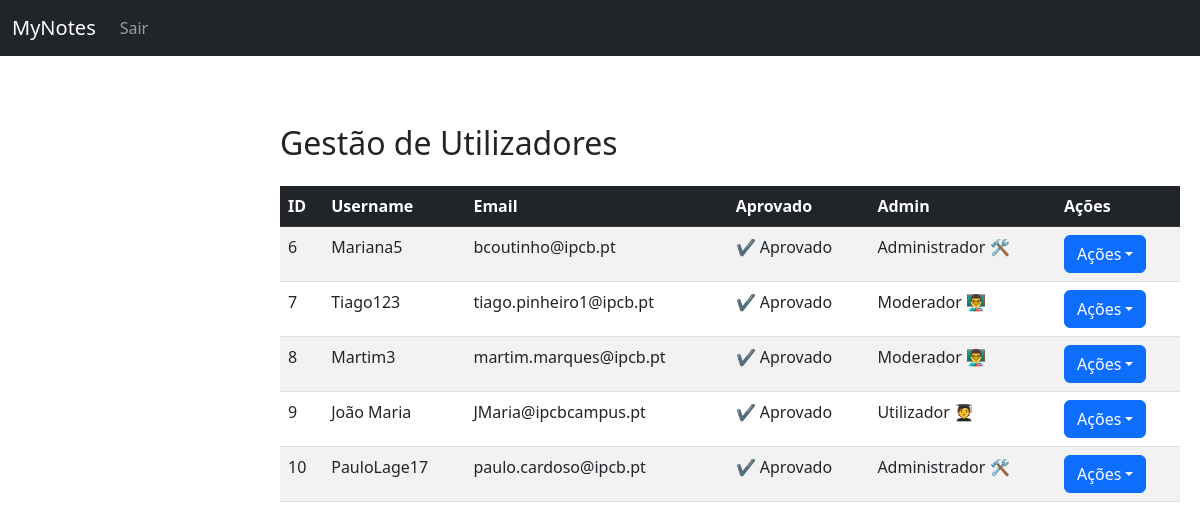
Screenshot of /MyNotes/aprovar_contas.php (signed in) with the database file from the repository.
### tables this page shows
CREATE TABLE `userdata` (
  `id` int(11) NOT NULL AUTO_INCREMENT,
  `username` varchar(20) NOT NULL,
  `email` varchar(100) NOT NULL,
  `password` varchar(255) NOT NULL,
  `aprovado` tinyint(1) NOT NULL DEFAULT 0,
  `admin` tinyint(2) NOT NULL DEFAULT 0,
  `escola` int(11) DEFAULT NULL,
  PRIMARY KEY (`id`),
  UNIQUE KEY `username` (`username`),
  UNIQUE KEY `email` (`email`),
  KEY `fk_userdata_escola` (`escola`),
  CONSTRAINT `fk_userdata_escola` FOREIGN KEY (`escola`) REFERENCES `escolas` (`id`) ON DELETE SET NULL
);

### MyNotes/aprovar_contas.php (the view, shortened to what this page needs)
<?php
require_once "config.php";
$sql = "SELECT id, username, email, aprovado, admin FROM userdata";
$stmt = $conn->prepare($sql);
$stmt->execute();
$users = $stmt->fetchAll(PDO::FETCH_ASSOC);
?>
<!DOCTYPE html>
<html lang="pt">
<head>
    <link href="https://cdn.jsdelivr.net/npm/bootstrap@5.3.0/dist/css/bootstrap.min.css" rel="stylesheet">
    <link rel="stylesheet" href="styles.css">
</head>
<body>
    <nav class="navbar navbar-expand-lg navbar-dark bg-dark">
        <div class="container-fluid">
            <a class="navbar-brand" href="index.php">MyNotes</a>
            <div class="collapse navbar-collapse" id="navbarNav">
                <ul class="navbar-nav w-100 align-items-center">
                    <?php if (isset($_SESSION["user_id"])): ?>
                        <li class="nav-item"><a class="nav-link" href="logout.php">Sair</a></li>
                    <?php else: ?>
                        <li class="nav-item"><a class="nav-link" href="login.php">Login</a></li>
                    <?php endif; ?>
                </ul>
            </div>
        </div>
    </nav>
    <div class="content container mt-5">
        <h2 class="mb-4">Gestão de Utilizadores</h2>
        <table class="table table-striped">
            <thead class="table-dark">
                <tr>
                    <th>ID</th>
                    <th>Username</th>
                    <th>Email</th>
                    <th>Aprovado</th>
                    <th>Admin</th>
                    <th>Ações</th>
                </tr>
            </thead>
            <tbody>
                <?php foreach ($users as $user): ?>
                    <tr>
                        <td><?= htmlspecialchars($user['id']) ?></td>
                        <td><?= htmlspecialchars($user['username']) ?></td>
                        <td><?= htmlspecialchars($user['email']) ?></td>
                        <td><?= $user['aprovado'] ? "✔️ Aprovado" : "❌ Pendente" ?></td>
                        <td>
                            <?php
                            if ($user['admin'] == 2) {
                                echo "Administrador 🛠️";
                            } elseif ($user['admin'] == 1) {
                                echo "Moderador 👨‍🏫";
                            } else {
                                echo "Utilizador 🧑‍🎓";
                            }
                            ?>
                        </td>
                        <td>
                            <div class="dropdown">
                                <button class="btn btn-primary dropdown-toggle" type="button"
                                    data-bs-toggle="dropdown">Ações</button>
                            </div>
                        </td>
                    </tr>
                <?php endforeach; ?>
            </tbody>
        </table>
    </div>
</body>
</html>

### MyNotes/styles.css (style rules this page uses)
.content { margin-left: 260px; padding: 20px; max-width: calc(100% - 260px); }

### rows the page displays
userdata: id "6", username "Mariana5", email "bcoutinho@ipcb.pt", aprovado "✔️ Aprovado", admin "Administrador 🛠️"
userdata: id "7", username "Tiago123", email "tiago.pinheiro1@ipcb.pt", aprovado "✔️ Aprovado", admin "Moderador 👨‍🏫"
userdata: id "8", username "Martim3", email "martim.marques@ipcb.pt", aprovado "✔️ Aprovado", admin "Moderador 👨‍🏫"
userdata: id "9", username "João Maria", email "JMaria@ipcbcampus.pt", aprovado "✔️ Aprovado", admin "Utilizador 🧑‍🎓"
userdata: id "10", username "PauloLage17", email "paulo.cardoso@ipcb.pt", aprovado "✔️ Aprovado", admin "Administrador 🛠️"
